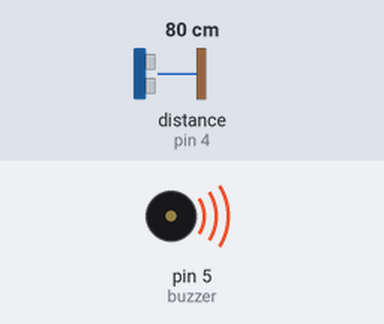
The sketch below on a simulated Arduino Uno, built with avr-gcc and run on an emulated ATmega328P. Parts: buzzer (waves = sounding, pin HIGH). Wiring (inferred from the names in the program): ultrasonic range finder: trigger pin 2; echo pin 4. The test bench sets the inputs (shaded band); at power-on: distance to the obstacle (sensor on pin 4) 80 cm. The echo pulse lasts 58.3 µs per cm; pins used as bus, display or sensor lines are not drawn.

Above: at 1.4 s.
1.5 s: distance to the obstacle (sensor on pin 4) set to 9 cm
4.7 s: distance to the obstacle (sensor on pin 4) set to 2 cm
Timing chart, 0 to 13.9 s (numbered marks = the images above; inputs shaded):
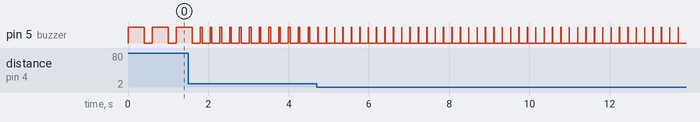

The sketch:

SENSOR_80cmnovo.ino
```cpp
/* Vcc conecta com 5V
Gnd conecta com Gnd
Trigger conecta com 11
Echo conecta com 12
Leg (+) conecta com 13
Leg (-) conecta com Gnd
*/
const int trig = 2;
const int echo = 4;
const int buzzer = 5;

long duration;
float distance;

void setup () {
  pinMode(trig, OUTPUT);
  pinMode(echo, INPUT);
  pinMode(buzzer, OUTPUT);
  Serial.begin(9600);
}

void loop () {
  digitalWrite(trig, LOW);
  delayMicroseconds(2);
  digitalWrite(trig, HIGH);
  delayMicroseconds(10);
  digitalWrite(trig, LOW);
  duration = pulseIn(echo, HIGH);
  distance = duration * 0.034 / 2;

  if (distance <= 80) {
     //noTone(buzzer);
     digitalWrite(buzzer, HIGH);
     delay(distance*5);
     digitalWrite(buzzer, LOW);
     //tone(buzzer, 700, 100);              //delay(600);
     delay(100);
                   //delay(600);
  }
  /*if (distance <= 20){
    noTone(buzzer);//digitalWrite(buzzer, HIGH);
    delay(distance*10);//delay(300);
    tone(buzzer, 200, 100);//digitalWrite(buzzer, LOW);
    delay(50);//delay(300);
    noTone(buzzer);
    delay(50);
  }
  */
  else {
    digitalWrite(buzzer, LOW);
  }
  delay(100);

}
```

Measured:
- after the input at 1.5 s, pin 5 (buzzer): alternates HIGH for 0.04 s and LOW for 0.20 s, starting after 0.34 s
- by itself, pin 5 (buzzer): alternates HIGH for 0.40 s and LOW for 0.21 s
